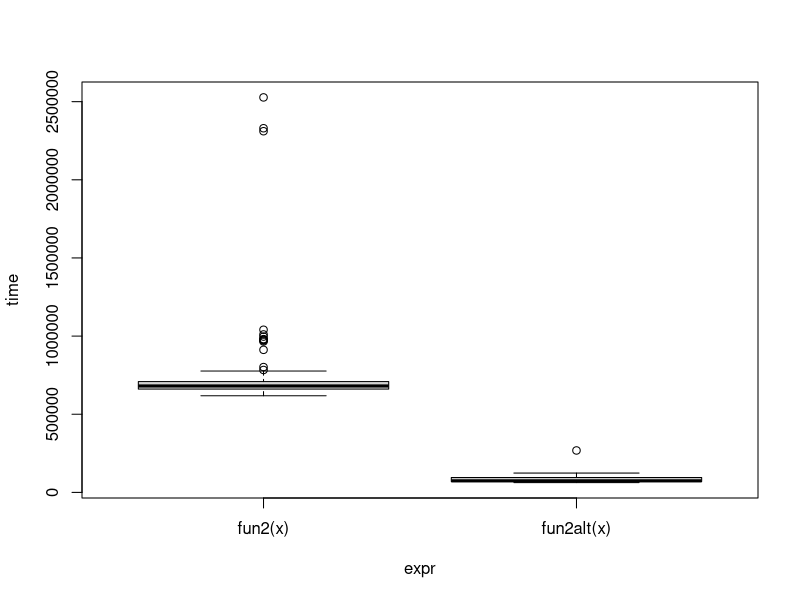

Here is the R script that generated this plot: (Note: this script raises an error after producing the figure.)
## ---- chunk 1
knitr::opts_chunk$set(eval = T)
## ---- chunk 2
library(parallel)
library(foreach)
library(doParallel)
## ---- chunk 3
fun1 <- function(n = 100, k = 4, lambda = 4) {
  x <- NULL
  
  for (i in 1:n)
    # Gives integers generated from Poisson distribution
    x <- rbind(x, rpois(k, lambda))
  
  return(x)
}

fun1alt <- function(n = 100, k = 4, lambda = 4) {
  # Make a matrix of n*k draws
  matrix(rpois(n*k,lambda), ncol=k)
}

# Benchmarking
microbenchmark::microbenchmark(
  fun1(),
  fun1alt()
)
## ---- chunk 4
# Data Generating Process (10 x 10,000 matrix)
set.seed(1234)
x <- matrix(rnorm(1e4), nrow=10)

# Find each column's max value
fun2 <- function(x) {
  apply(x, 2, max)
}

fun2alt <- function(x) {
  # column binding
  x[cbind(max.col(t(x)), 1:ncol(x))]
}

# Benchmarking
ans <- microbenchmark::microbenchmark(
  fun2(x),
  fun2alt(x)
  )

plot(ans)
## ---- chunk 5
my_boot <- function(dat, stat, R, ncpus = 1L) {
  
  # Getting the random indices
  n <- nrow(dat)
  idx <- matrix(sample.int(n, n*R, TRUE), nrow=n, ncol=R)
 
  # STEP 1: Making the cluster using `ncpus`; distribute tasks across course
  cl <- makePSOCKcluster(ncpus)
  
  # STEP 2: Export the cluster
  clusterExport(cl, varlist = c("idx", "dat", "stat"), envir = environment())
  
  # Ensures each bootstrap starts with a separate seed
  # clusterSetRNGStream(cl, 370)


  # STEP 3: Evaluate
  ans <- parLapply(cl, seq_len(R), function(i) {
    stat(dat[idx[,i], , drop=FALSE])
  })
  
  # Coercing the list into a matrix
  ans <- do.call(rbind, ans)
  
  # STEP 4: Close the cluster
  #Stops collisions from happening
  stopCluster(cl)
  
  ans
  
}
## ---- chunk 6
# Bootstrap of a linear regression model
my_stat <- function(d){
  return(coef(lm(y~x, data=d)))
}

# DATA SIM
set.seed(1)
# Size of data
n <- 500 
# Number of bootstraps
R <- 1e4
x <- cbind(rnorm(n)) 
y <- x*5 + rnorm(n)

# Check if we get something similar as lm
# R's way
ans0 <- confint(lm(y~x))

# Our method implemented from scratch
ans1 <- my_boot(dat = data.frame(x=x,y=y), stat=my_stat, R=R, ncpus=2)

print(ans0)

# Print the 95% CI for ans1
print(t(apply(ans1,2,quantile, c(0.025, 0.975))))
## ---- chunk 7
# Compare 1 and 2 cpus
system.time(my_boot(dat=data.frame(x=x,y=y), my_stat, R=4000, ncpus=1L))

system.time(my_boot(dat=data.frame(x=x,y=y), my_stat, R=4000, ncpus=2L))

system.time(my_boot(dat=data.frame(x=x,y=y), my_stat, R=4000, ncpus=8L))
## ---- chunk 8
fun3 <- function(dat, stat, R){
  # Sample entire dataset with replacement R times
  idx <- matrix(sample.int(n, n*R, T), nrow=n, ncol=R)
  
  foreach(i = 1:R, .combine=rbind) %do% {
    # Data subsetted by index
    stat(dat[idx[,i],,drop=F])
  }
}

# Change to parallelized for-loop by changing %do% to %dopar%
fun3par <- function(dat, stat, R){
  # Sample entire dataset with replacement R times
  idx <- matrix(sample.int(n, n*R, T), nrow=n, ncol=R)
  
  foreach(i = 1:R, .combine=rbind) %dopar% {
    # Data subsetted by index
    stat(dat[idx[,i],,drop=F])
  }
}

system.time(fun3(dat = data.frame(x=x,y=y), stat=my_stat, R=4000))
registerDoParallel(2)
system.time(fun3par(dat = data.frame(x=x,y=y), stat=my_stat, R=4000))
